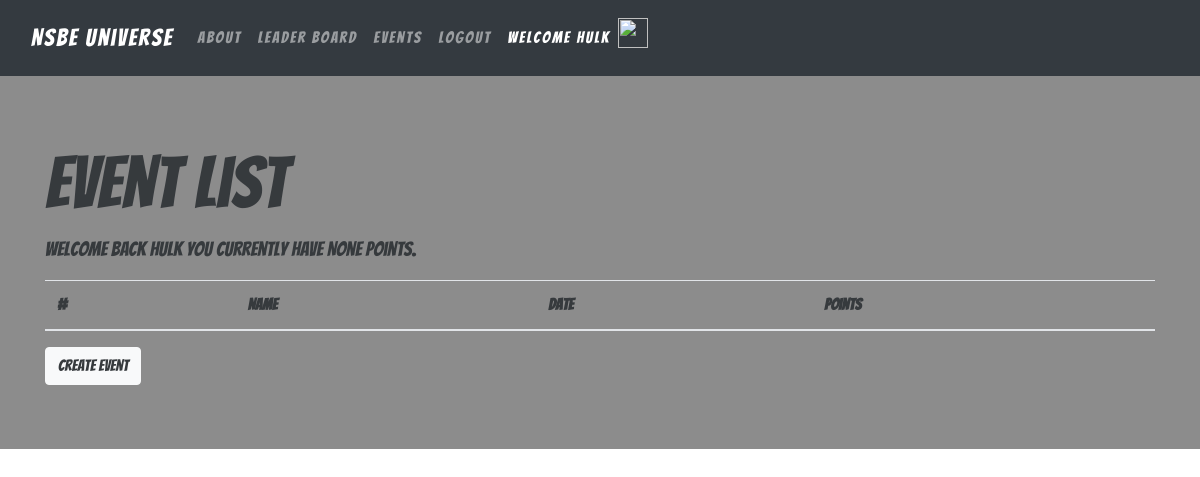
/events/ (signed in), run on an earlier commit of the app's database.
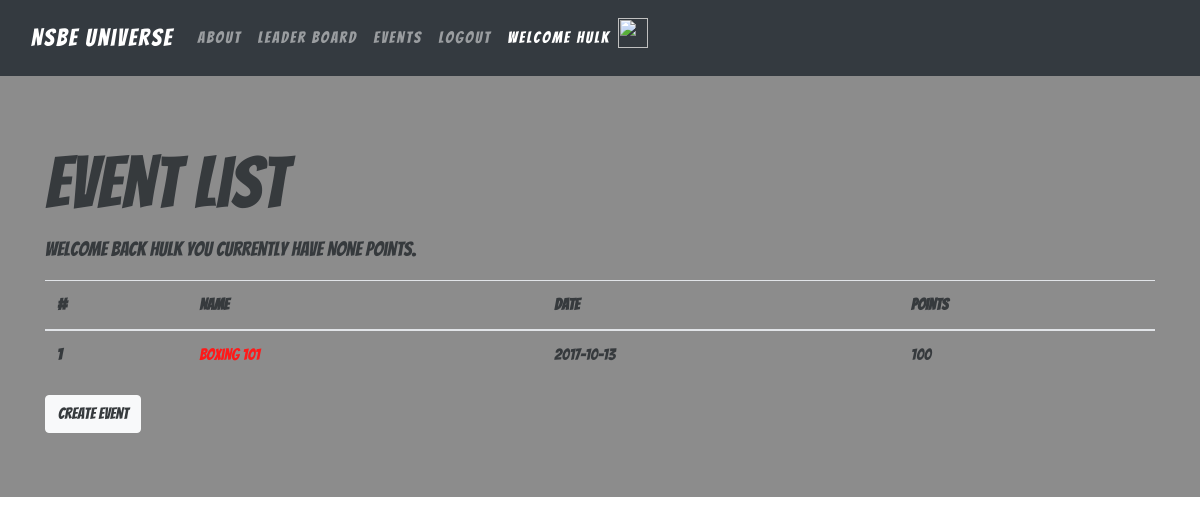
And on a later commit of the database.
### database_setup.py (models this page shows, shortened)
class User(Base):
    __tablename__ = 'user'
    id = Column(Integer, primary_key=True)
    name = Column(String(50), nullable=False)
    email = Column(String(50), nullable=False)
    year = Column(String(50), nullable=False)
    major = Column(String(50), nullable=False)
    password = Column(String(250))
    picture = Column(String(250))
    points = Column(Integer)
    alias = Column(String(50), nullable=False)
    alias_bio = Column(String(250), nullable=False)
    alias_pic = Column(String(250), nullable=False)

class Event(Base):
    __tablename__ = 'event'
    id = Column(Integer, primary_key=True)
    name = Column(String(250), nullable=False)
    user_id = Column(Integer, ForeignKey('user.id'))
    points = Column(Integer, nullable=False)
    address = Column(String(250), nullable=False)
    details = Column(String(250), nullable=False)
    picture = Column(String(250))
    date = Column(String(50), nullable=False)
    url = Column(Text)

### nsbeu.py (the view)
@app.route('/events/')
def showEvents():
    events = session.query(Event).all()
    creator = getUserInfo(Event.user_id)
    current_user = getUserInfo(User.id)
    return render_template('eventList.html', events=events, current_user=current_user, creator=creator)

### nsbeu.py (called while the page is built)
def getUserInfo(user_id):
    user = session.query(User).filter_by(id=user_id).first()
    return user

### templates/eventList.html
{% extends "base.html" %}
{% block content %}
<div class="jumbotron jumbotron-fluid">
  <div class="container">
    <h1 class="display-3">Event List</h1>
    <p class="lead">Welcome back {{session.alias}} you currently have {{session.points}} points.</p>
    <table class="table table-inverse">
      <thead>
        <tr>
          <th>#</th>
          <th>Name</th>
          <th>Date</th>
          <th>Points</th>
        </tr>
      </thead>
      <tbody>
        {% for event in events %}
        <tr>
          <th scope="row">{{event.id}}</th>
          <td><a href="{{url_for('eventDetail', event_id=event.id)}}">{{event.name}}</a></td>
          <td>{{event.date}}</td>
          <td>{{event.points}}</td>
        </tr>
        {% endfor %}
      </tbody>
    </table>
    <a class= "btn btn-light" href="{{url_for('createEvent')}}">Create Event</a>
  </div>
</div>
{% endblock %}

### templates/base.html (shortened to what this page needs)
<!DOCTYPE html>
<html>
<head>
 <link rel="stylesheet" href="https://maxcdn.bootstrapcdn.com/bootstrap/4.0.0-beta/css/bootstrap.min.css"
>
 <link rel="stylesheet"  href="{{ url_for('static', filename='css/app.css') }}">
 <link href="https://maxcdn.bootstrapcdn.com/font-awesome/4.7.0/css/font-awesome.min.css" rel="stylesheet"
>
</head>
<body>
   <nav class="navbar navbar-expand-lg navbar-dark bg-dark">
      <div class="container-fluid">
     <a class="navbar-brand" id="title" href="{{ url_for('goHome') }}">NSBE Universe</a>
     <div class="collapse navbar-collapse" id="navbarSupportedContent">
      <div class="navbar-nav">
         <a class="nav-item nav-link" href="{{url_for('About')}}">About <span class="sr-only">(current)</span></a>
         <a class="nav-item nav-link" href="#">Leader Board</a>
         {% if 'username' in session %}
         <a class="nav-item nav-link" href="{{url_for('showEvents')}}">Events</a>
         <a class="nav-item nav-link" href="{{url_for('manualLogOut')}}">Logout</a>
         <a class="nav-item nav-link active" href="#">Welcome {{session.alias}}</a>
         <img src={{session.pic}} width="30" height="30" class="d-inline-block align-top" alt="">
         {% else %}
         <a class="nav-item nav-link" href="{{url_for('signUp')}}">Sign Up</a>
         <a class="nav-item nav-link" href="{{url_for('userLogin')}}">Login</a>
         {% endif %}
      </div>
     </div>
     </div>
   </nav>
 {% block content %}
 {% endblock %}
 </body>
 </html>

### static/css/app.css (style rules this page uses)
html, body { font-family: 'Bangers', cursive; font-size: 1em; width: 100%; height: 100%; }
body { background: url(http://i.imgur.com/asLW3N6.jpg) no-repeat center center fixed; background-size: cover; }
.navbar { padding-top: 15px; padding-bottom: 15px; border: 0; border-radius: 0; margin-bottom: 0; letter-spacing: 2px; }
.navbar { font-size: 1em; }
#title { font-size: 1.5em; }
a { color: red; }
.jumbotron { background-color: grey; opacity: .9; }

What changed in the data, as far as the page shows it:
added Event: id "1", name "Boxing 101", date "2017-10-13", points "100"
